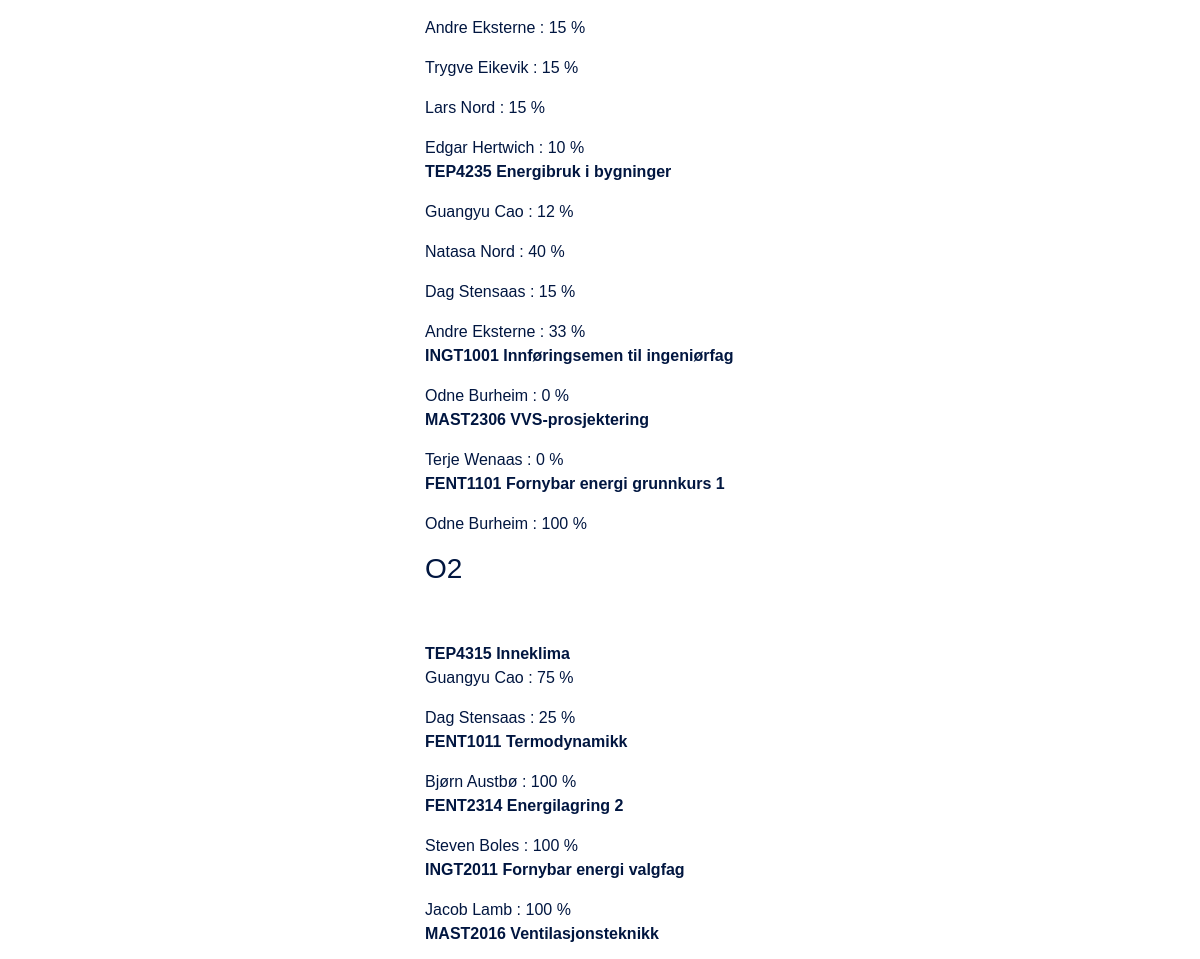
Page /courseperson_s/ (middle part) on the earlier database version.
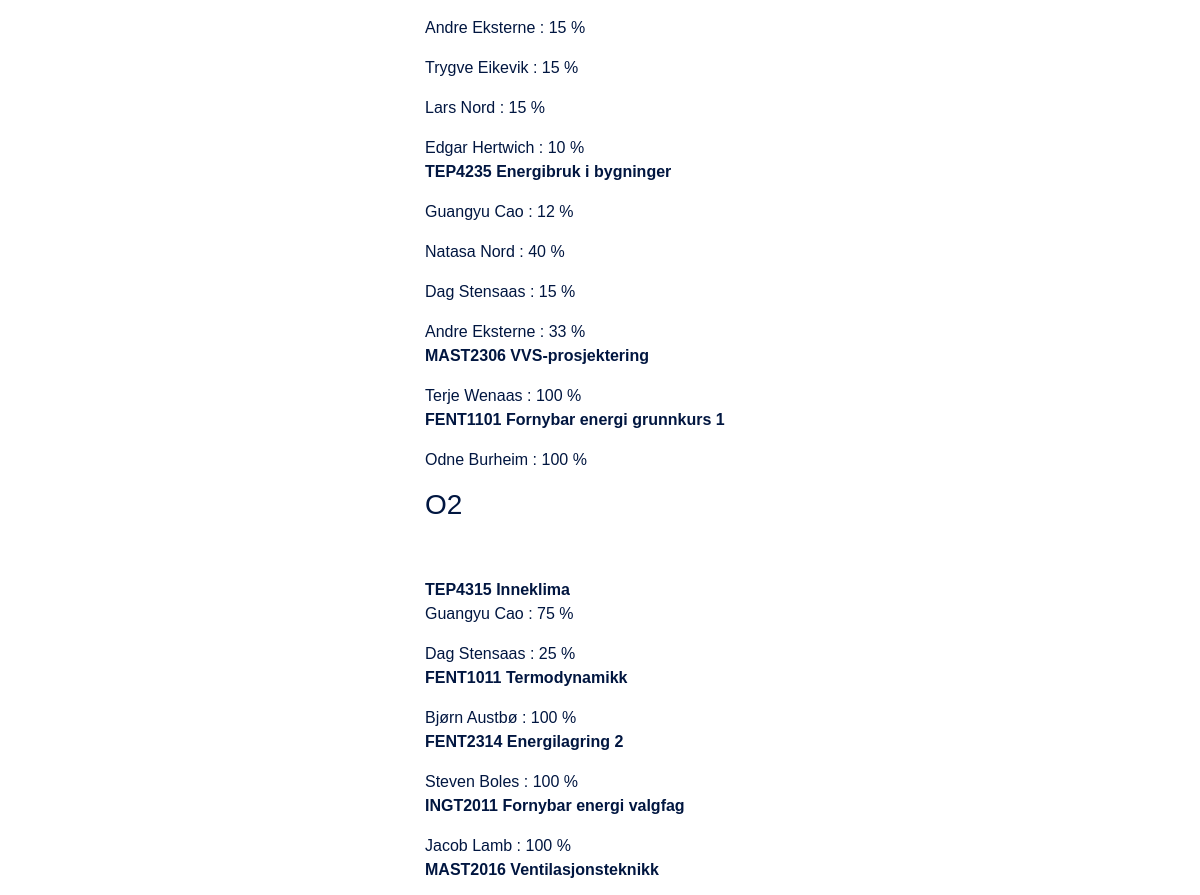
Same page on the later database version.
### app_teaching/models.py (models this page shows, shortened)
class PersonCourse(models.Model):
    person = models.ForeignKey(Person,on_delete=models.CASCADE)
    course = models.ForeignKey(Course,on_delete=models.CASCADE)
    amount = models.IntegerField()

class Person(models.Model):
    first_name = models.CharField(
        unique=False,
        null=False,
        blank=False,
        max_length=50
    )
    middle_name = models.CharField(
        unique=False,
        null=True,
        blank=True,
        max_length=50
    )
    last_name = models.CharField(
        unique=False,
        null=False,
        blank=False,
        max_length=50
    )
    position = models.CharField (null = False,blank=False,choices = role_choices,
                            max_length=3,default='-')
    groupe = models.CharField (null = False,blank=False,choices = groupe_choices,
                            max_length=3,default='-')
    courses = models.ManyToManyField(
        Course,
        null = True,
        related_name='courses'
    )
    activities = models.ManyToManyField(
        Position_Activity,
        related_name='activities'
    )
    def __str__(self):
        return self.first_name + ' ' + self.last_name

class Course(models.Model):
    course_id = models.CharField(
        unique=True,
        null=False,
        blank=False,
        max_length=50
    )
    name= models.CharField(
        null=False,
        blank=False,
        max_length=200
    )
    type = models.CharField(choices = course_type_choices,
                            max_length=3,
                            default='-')
    group = models.CharField(choices = course_group_choices,
                            max_length=3,
                            default='-')
    semester = models.CharField(choices = semester_type_choices,
                            max_length=2,
                            default='-')
    studiepoeng = models.CharField(choices = studiepoeng_choices,
                            max_length=4,default='-'
                            )
    nb_student = models.IntegerField(
        null = True,
    )
    nb_vit= models.IntegerField(
        null = True,
    )
    nb_stud_ass= models.IntegerField(
        null = True,
    )
    def __str__(self):
        return self.course_id + ' ' + self.name

### app_teaching/views.py (the view)
# urls.py: path('courseperson_s/', views.courseperson_s, name = 'courseperson_s'),
def courseperson_s(request):
    all_courses_ses =PersonCourse.objects.all()
    return render(request,'courseperson_s.html',{'coursepersons': all_courses_ses})

### app_teaching/templates/courseperson_s.html (shortened to what this page needs)
{% extends 'base.html' %}
{%block content%}
<h2>Semester H</h1><br>
<ul class = "list-group">
{%for a in  coursepersons%}{%if a.course.type == 'O1' %}{%if a.course.group == 's' %}{%if a.course.semester == 'H'%} {% ifchanged  %}<b><br>{{a.course}}</b>{% endifchanged %}
<p>{{a.person}} : {{a.amount}} %
{%endif%}{%endif%}{%endif%}{%endfor%}
</ul>
<h3>O2</h3>
<ul class = "list-group">
{%for a in  coursepersons%}{%if a.course.type == 'O2' %}{%if a.course.group == 's' %}{%if a.course.semester == 'H'%} {% ifchanged  %}<b><br>{{a.course}}</b>{% endifchanged %}
<p>{{a.person}} : {{a.amount}} %
{%endif%}{%endif%}{%endif%}{%endfor%}
</ul>
{%endblock content%}

Differences in the rows shown:
removed PersonCourse: course "INGT1001 Innføringsemen til ingeniørfag", person "Odne Burheim", amount "0"
changed PersonCourse "MAST2306 VVS-prosjektering": amount "0" → "100"
